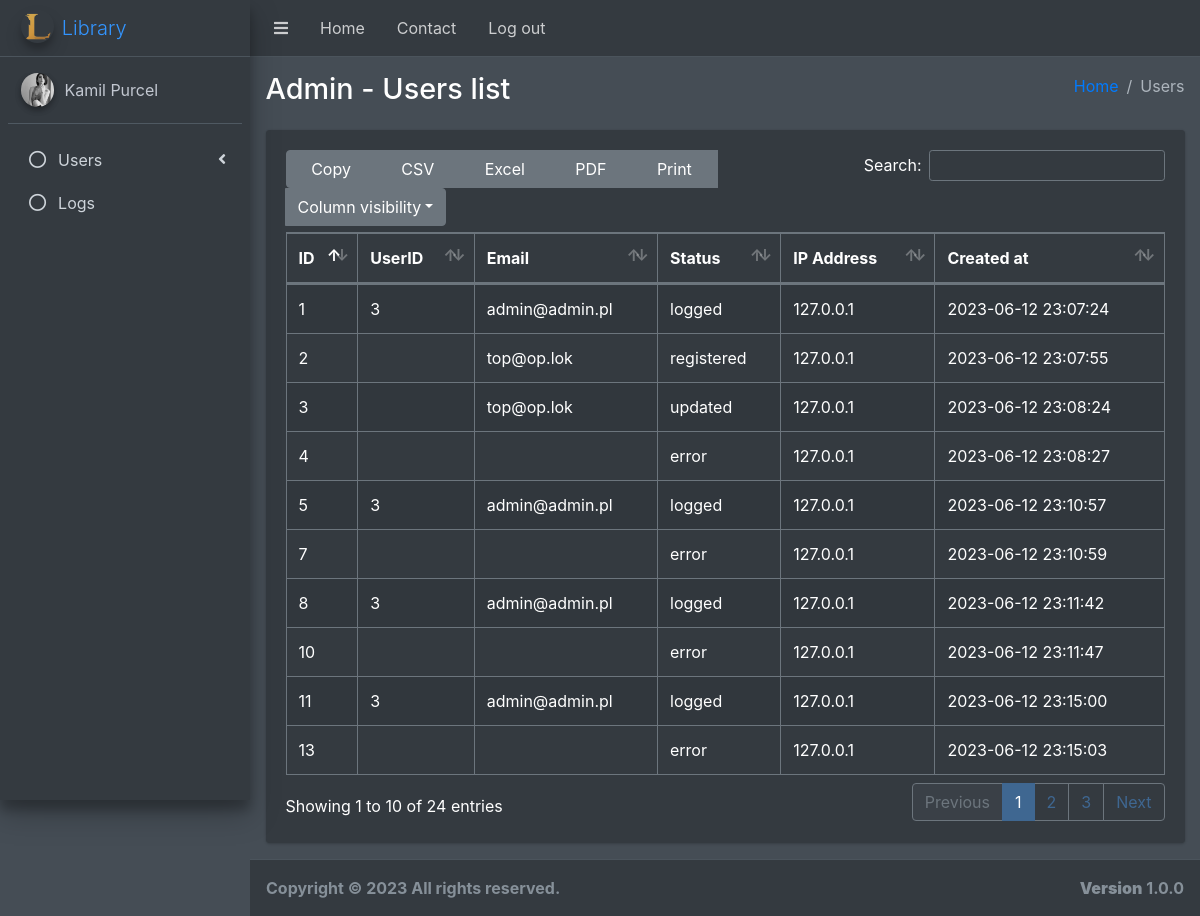
The page /pages/view/logs.php (signed in) on the database its author committed.
### tables this page shows
CREATE TABLE `logs` (
  `id` int(11) NOT NULL,
  `userId` int(10) UNSIGNED DEFAULT NULL,
  `email` varchar(64) DEFAULT NULL,
  `status` tinyint(10) NOT NULL,
  `IPAddress` varchar(15) NOT NULL,
  `createdAt` timestamp NOT NULL DEFAULT current_timestamp()
);

CREATE TABLE `logs_type` (
  `id` tinyint(10) NOT NULL,
  `type` enum('logged','not logged','registered','not registered','updated','not updated','deleted','not deleted','error','unknown') NOT NULL
);

### pages/view/logged_admin/content_logs.php (the view, shortened to what this page needs)
<div class="content-wrapper">
    <section class="content-header">
        <div class="container-fluid">
            <div class="row mb-2">
                <div class="col-sm-6">
                    <h1>Admin - Users list</h1>
                </div>
                <div class="col-sm-6">
                    <ol class="breadcrumb float-sm-right">
                        <li class="breadcrumb-item"><a href="./logged.php">Home</a></li>
                        <li class="breadcrumb-item active">Users</li>
                    </ol>
                </div>
            </div>
        </div>
    </section>
    <section class="content">
        <div class="container-fluid">
            <div class="row">
                <div class="col-12">
                    <div class="card">
                        <div class="card-body">
                            <table id="example1" class="table table-bordered table-striped">
                                <thead>
                                <tr>
                                    <th>ID</th>
                                    <th>UserID</th>
                                    <th>Email</th>
                                    <th>Status</th>
                                    <th>IP Address</th>
                                    <th>Created at</th>
                                </tr>
                                </thead>
                                <tbody>
                                <?php
                                require_once "../../scripts/connect.php";
                                $stmt = $conn->prepare("SELECT l.id, l.userId, l.email, l.IPAddress, l.createdAt, lt.type FROM logs l INNER JOIN logs_type lt on l.status = lt.id");
                                $stmt->execute();
                                $result = $stmt->get_result();
                                while ($log = $result->fetch_assoc()) {
                                    echo <<< USER
                      <tr>
                        <td>$log[id]</td>
                        <td>$log[userId]</td>
                        <td>$log[email]</td>
                        <td>$log[type]</td>
                        <td>$log[IPAddress]</td>
                        <td>$log[createdAt]</td>
                      </tr>
USER;
                                }
                                ?>
                                </tbody>
                            </table>
                        </div>
                    </div>
                </div>
            </div>
        </div>
    </section>
</div>

### pages/view/logs.php (shortened to what this page needs)
<?php
if (!isset($_SESSION["logged"]) || session_status() != 2) {
    $_SESSION["error"] = "Please login!";
    header("location: ../");
} else {
    switch ($_SESSION["logged"]["permissionId"]) {
        case 3:
            $permissionId = "logged_admin";
            break;
    }
}
?>
<!DOCTYPE html>
<html lang="en">
<head>
    <link rel="stylesheet" href="../../plugins/fontawesome-free/css/all.min.css">
    <link rel="stylesheet" href="../../dist/css/adminlte.min.css">
    <link rel="stylesheet" href="../../plugins/datatables-bs4/css/dataTables.bootstrap4.min.css">
    <link rel="stylesheet" href="../../plugins/datatables-responsive/css/responsive.bootstrap4.min.css">
    <link rel="stylesheet" href="../../plugins/datatables-buttons/css/buttons.bootstrap4.min.css">
    <link rel="stylesheet" href="../../dist/css/myFrom.css">
</head>
<body class="hold-transition dark-mode sidebar-mini layout-fixed layout-navbar-fixed layout-footer-fixed">
<div class="wrapper">
    <?php
    require_once "./$permissionId/navbar.php";
    require_once "./$permissionId/aside.php";
    require_once "./$permissionId/content_logs.php";
    require_once "./footer.php";
    ?>
</div>
</body>
</html>

### pages/view/logged_admin/navbar.php (shortened to what this page needs)
<nav class="main-header navbar navbar-expand navbar-dark">
    <ul class="navbar-nav">
        <li class="nav-item">
            <a class="nav-link" data-widget="pushmenu" href="#" role="button"><i class="fas fa-bars"></i></a>
        </li>
        <li class="nav-item d-none d-sm-inline-block">
            <a href="./logged.php" class="nav-link">Home</a>
        </li>
        <li class="nav-item d-none d-sm-inline-block">
            <a href="./contact-us.php" class="nav-link">Contact</a>
        </li>
        <li class="nav-item d-none d-sm-inline-block">
            <a href="../../scripts/logout.php" class="nav-link">Log out</a>
        </li>
    </ul>
</nav>

### pages/view/logged_admin/aside.php (shortened to what this page needs)
<aside class="main-sidebar sidebar-dark-primary elevation-4">
    <a href="./logged.php" class="brand-link">
        <img src="../../dist/img/logo/logo.png" alt="Logo" class="brand-image img-circle elevation-3"
             style="opacity: .8">
        <span class="brand-text font-weight-light">Library</span>
    </a>
    <div class="sidebar">
        <div class="user-panel mt-3 pb-3 mb-3 d-flex">
            <div class="image">
                <?php
                echo '<img src="../../dist/img/users/' . $_SESSION["logged"]["image"] . '" class="img-circle elevation-2" alt="User Image">';
                ?>
            </div>
            <div class="info">
                <a href="./logged.php"
                   class="d-block"><?php echo $_SESSION["logged"]["firstName"] . " " . $_SESSION["logged"]["lastName"] ?></a>
            </div>
        </div>
        <nav class="mt-2">
            <ul class="nav nav-pills nav-sidebar flex-column" data-widget="treeview" role="menu" data-accordion="false">
                <li class="nav-item">
                    <a href="./logged.php" class="nav-link">
                        <i class="far fa-circle nav-icon"></i>
                        <p>Users</p>
                        <i class="right fas fa-angle-left"></i>
                    </a>
                </li>
                <li class="nav-item">
                    <a href="./logs.php" class="nav-link">
                        <i class="far fa-circle nav-icon"></i>
                        <p>Logs</p>
                    </a>
                </li>
            </ul>
        </nav>
    </div>
</aside>

### pages/view/footer.php (shortened to what this page needs)
<footer class="main-footer">
    <strong>Copyright &copy; 2023
        All rights reserved.
        <div class="float-right d-none d-sm-inline-block">
            <b>Version</b> 1.0.0
        </div>
</footer>

### rows shown on the page
logs: id "1", userId "3", email "admin@admin.pl", status.type "logged", IPAddress "127.0.0.1", createdAt "2023-06-12 23:07:24"
logs: id "2", email "top@op.lok", status.type "registered", IPAddress "127.0.0.1", createdAt "2023-06-12 23:07:55"
logs: id "3", email "top@op.lok", status.type "updated", IPAddress "127.0.0.1", createdAt "2023-06-12 23:08:24"
logs: id "4", status.type "error", IPAddress "127.0.0.1", createdAt "2023-06-12 23:08:27"
logs: id "5", userId "3", email "admin@admin.pl", status.type "logged", IPAddress "127.0.0.1", createdAt "2023-06-12 23:10:57"
logs: id "7", status.type "error", IPAddress "127.0.0.1", createdAt "2023-06-12 23:10:59"
logs: id "8", userId "3", email "admin@admin.pl", status.type "logged", IPAddress "127.0.0.1", createdAt "2023-06-12 23:11:42"
logs: id "10", status.type "error", IPAddress "127.0.0.1", createdAt "2023-06-12 23:11:47"
logs: id "11", userId "3", email "admin@admin.pl", status.type "logged", IPAddress "127.0.0.1", createdAt "2023-06-12 23:15:00"
logs: id "13", status.type "error", IPAddress "127.0.0.1", createdAt "2023-06-12 23:15:03"

### other values the page prints
$_SESSION["logged"]["firstName"] "Kamil"
$_SESSION["logged"]["lastName"] "Purcel"
